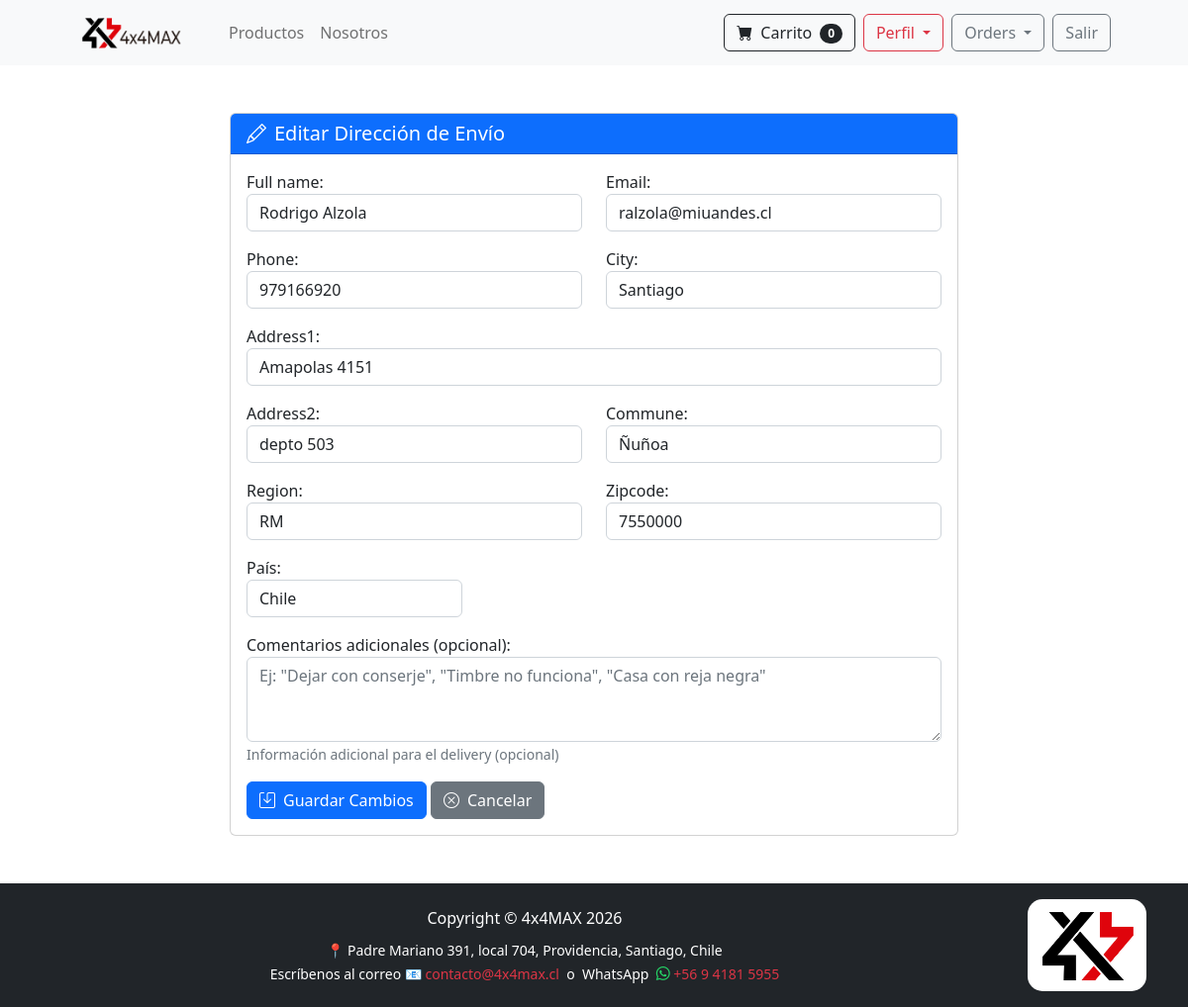
/edit_address/1/ (signed in), run on the app's committed database.
### payment/models.py (models this page shows, shortened)
class ShippingAddress(models.Model):
    user = models.ForeignKey(User, on_delete=models.CASCADE, related_name='shipping_addresses')
    full_name = models.CharField(max_length=255)
    email = models.EmailField(max_length=255)
    phone = models.CharField(max_length=20)
    id_number = models.CharField(max_length=10, default='', validators=[validar_rut], help_text='Formato: 12345678-9')
    address1 = models.CharField(max_length=255)
    address2 = models.CharField(max_length=255, blank=True, null=True)
    city = models.CharField(max_length=100)
    commune = models.CharField(max_length=100, blank=True, null=True)
    region = models.CharField(max_length=100)
    zipcode = models.CharField(max_length=20, blank=True, null=True)
    country = models.CharField(max_length=100, default='Chile')
    notes = models.TextField(
        blank=True,
        null=True,
        max_length=300,
        verbose_name='Comentarios adicionales',
        help_text='Ej: "Dejar con conserje", "Timbre no funciona", "Casa blanca con reja negra"'
    )
    is_default = models.BooleanField(default=False)
    created_at = models.DateTimeField(auto_now_add=True)
    class Meta:
        ordering = ['-is_default', '-created_at']
        verbose_name_plural = "Shipping Addresses"

### store/views.py (the view)
# urls.py: path('edit_address/<int:address_id>/', views.edit_shipping_address, name='edit_address'),
@login_required
def edit_shipping_address(request, address_id):
    address = get_object_or_404(ShippingAddress, id=address_id, user=request.user)
    if request.method == 'POST':
        form = ShippingForm(request.POST, instance=address)
        if form.is_valid():
            form.save()
            messages.success(request, "✅ Dirección actualizada correctamente.")
            return redirect('update_info')
    else:
        form = ShippingForm(instance=address)
    return render(request, 'edit_shipping_address.html', {
        'form': form,
        'address': address
    })

### cart/cart.py (called while the page is built)
    def __len__(self):
        return len(self.cart)

### cart/context_processor.py (called while the page is built)
def cart(request):
    return {'cart': Cart(request)}

### store/templates/edit_shipping_address.html (shortened to what this page needs)
{% extends 'base.html' %}
{% block content %}
<div class="container my-5">
    <div class="row justify-content-center">
        <div class="col-md-8">
            <div class="card">
                <div class="card-header bg-primary text-white">
                    <h5 class="mb-0">
                        <i class="bi bi-pencil me-2"></i>Editar Dirección de Envío
                    </h5>
                </div>
                <div class="card-body">
                    <form method="POST">
                        <div class="row">
                            <div class="col-md-6 mb-3">
                                {{ form.full_name.label_tag }}
                                {{ form.full_name }}
                            </div>
                            <div class="col-md-6 mb-3">
                                {{ form.email.label_tag }}
                                {{ form.email }}
                            </div>
                        </div>
                        <div class="row">
                            <div class="col-md-6 mb-3">
                                {{ form.phone.label_tag }}
                                {{ form.phone }}
                            </div>
                            <div class="col-md-6 mb-3">
                                {{ form.city.label_tag }}
                                {{ form.city }}
                            </div>
                        </div>
                        <div class="row">
                            <div class="col-md-12 mb-3">
                                {{ form.address1.label_tag }}
                                {{ form.address1 }}
                            </div>
                        </div>
                        <div class="row">
                            <div class="col-md-6 mb-3">
                                {{ form.address2.label_tag }}
                                {{ form.address2 }}
                            </div>
                            <div class="col-md-6 mb-3">
                                {{ form.commune.label_tag }}
                                {{ form.commune }}
                            </div>
                        </div>
                        <div class="row">
                            <div class="col-md-6 mb-3">
                                {{ form.region.label_tag }}
                                {{ form.region }}
                            </div>
                            <div class="col-md-6 mb-3">
                                {{ form.zipcode.label_tag }}
                                {{ form.zipcode }}
                            </div>
                                <div class="col-md-4 mb-3">
                                {{ form.country.label_tag }}
                                {{ form.country }}
                            </div>
                        </div>
                        <div class="row">
                            <div class="col-md-12 mb-3">
                                {{ form.notes.label_tag }}
                                {{ form.notes }}
                                <small class="form-text text-muted">
                                    Información adicional para el delivery (opcional)
                                </small>
                            </div>
                        </div>
                        <button type="submit" class="btn btn-primary">
                            <i class="bi bi-save me-2"></i>Guardar Cambios
                        </button>
                        <a href="{% url 'update_info' %}" class="btn btn-secondary">
                            <i class="bi bi-x-circle me-2"></i>Cancelar
                        </a>
                    </form>
                </div>
            </div>
        </div>
    </div>
</div>
{% endblock %}

### store/templates/base.html (style rules this page uses)
html, body { height: 100%; margin: 0; }

### data on the page
ShippingAddress: full_name "Rodrigo Alzola", email "ralzola@miuandes.cl", phone "979166920", city "Santiago", address1 "Amapolas 4151", address2 "depto 503", commune "Ñuñoa", region "RM", zipcode "7550000", country "Chile"

### other printed values
{{ cart|length }} "0"
